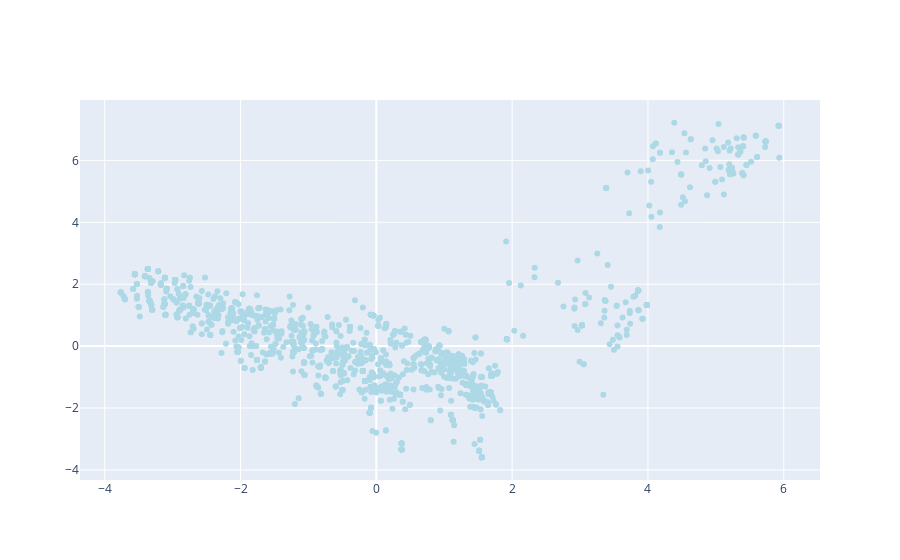

Notebook cell for this chart:
### Code cell
data = [
    go.Scatter(
        x = pca_df.iloc[:2000,0].values,
        y = pca_df.iloc[:2000,1].values,
        text = pca_df.iloc[:2000,2].values,
        hoverinfo = 'text',
        marker = dict(
            color = 'lightblue'
        ),
        mode='markers',
        showlegend = False
    )
]

iplot(data, filename = "add-hover-text")

### Figure 1 — Plotly figure (JSON) as saved in the notebook; plotly's stock layout.template omitted (floating-point values rounded to 4 significant figures; data arrays with more than 128 entries replaced by an {"elided": "..."} marker saying what was removed)
{"data": [{"hoverinfo": "text", "marker": {"color": "lightblue"}, "mode": "markers", "showlegend": false, "text": {"elided": "2000 str values"}, "type": "scatter", "x": {"elided": "2000 float values"}, "y": {"elided": "2000 float values"}}], "layout": {"autosize": true, "xaxis": {"autorange": true, "range": [-4.346, 6.516], "type": "linear"}, "yaxis": {"autorange": true, "range": [-4.483, 8.108], "type": "linear"}}}
